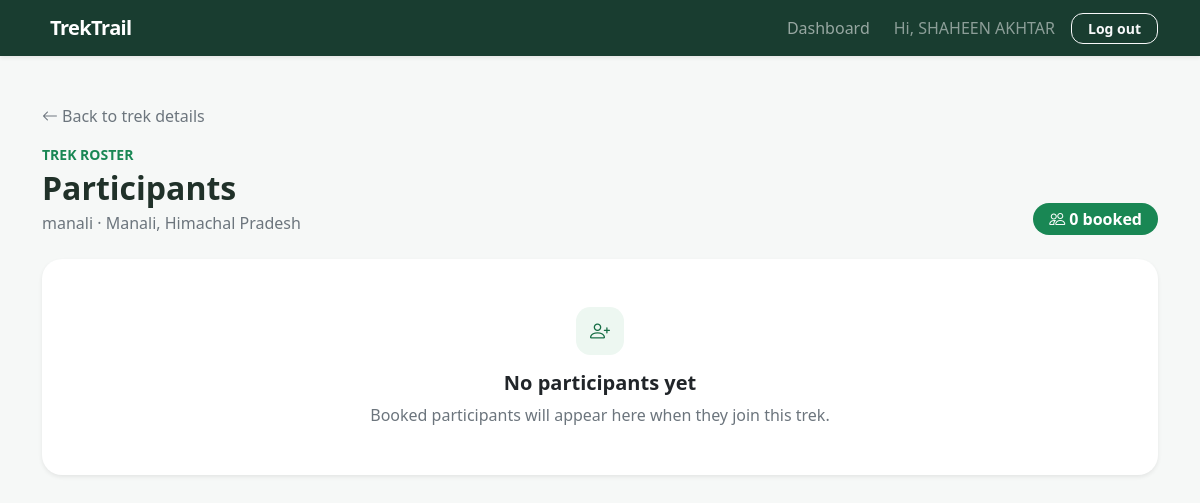
Screenshot of /staff/trek/1/participants (signed in) with the database file from the repository.
### models.py (models this page shows)
class User(db.Model, UserMixin):
    __tablename__ = "users"
    id = db.Column(db.Integer, primary_key=True)
    name = db.Column(db.String(100), nullable=False)
    email = db.Column(db.String(120), unique=True, nullable=False)
    password = db.Column(db.String(255), nullable=False)
    role = db.Column(
        db.String(20),
        nullable=False,
        default="user"
    )
    role = db.Column(
        db.String(20),
        nullable=False,
        default="user"
    )
    status = db.Column(
        db.String(20),
        nullable=False,
        default="approved"
    )
    is_admin = db.Column(
        db.Boolean,
        default=False
    )
    created_at = db.Column(
        db.DateTime,
        default=datetime.utcnow
    )

class Trek(db.Model):
    __tablename__ = "treks"
    id = db.Column(db.Integer, primary_key=True)
    trek_name = db.Column(
        db.String(150),
        nullable=False
    )
    location = db.Column(
        db.String(150),
        nullable=False
    )
    difficulty = db.Column(
        db.String(20),
        nullable=False
    )
    duration = db.Column(
        db.Integer,
        nullable=False
    )
    available_slots = db.Column(
        db.Integer,
        nullable=False
    )
    assigned_staff_id = db.Column(
        db.Integer,
        db.ForeignKey("users.id")
    )
    status = db.Column(
        db.String(20),
        default="pending"
    )
    start_date = db.Column(
        db.Date,
        nullable=False
    )
    end_date = db.Column(
        db.Date,
        nullable=False
    )
    description = db.Column(
        db.Text
    )
    created_at = db.Column(
        db.DateTime,
        default=datetime.utcnow
    )
    assigned_staff = db.relationship(
        "User",
        backref="assigned_treks"
    )

### controller/staff.py (the view)
@staff_bp.route('/trek/<int:trek_id>/participants')
@login_required
def trek_participants(trek_id):
    trek = Trek.query.get_or_404(trek_id)
    if trek.assigned_staff_id != current_user.id:
        flash('You do not have permission to view participants for this trek.', 'danger')
        return redirect(url_for('staff.dashboard'))
    participants = Booking.query.filter(
        Booking.trek_id == trek_id,
        Booking.status.ilike('booked')
    ).all()
    return render_template('staff/trek_participants.html', trek=trek, participants=participants)

### app.py (called while the page is built)
@login_manager.user_loader
def load_user(user_id):
    return User.query.get(int(user_id))

### templates/staff/trek_participants.html (shortened to what this page needs)
{% extends "layout.html" %}
{% block content %}
<div class="container py-4 py-lg-5">
    <a class="link-secondary text-decoration-none d-inline-block mb-3" href="{{ url_for('staff.trek_details', trek_id=trek.id) }}">
        <i class="bi bi-arrow-left me-1"></i>Back to trek details
    </a>
    <div class="d-flex flex-column flex-md-row justify-content-between align-items-md-end gap-3 mb-4">
        <div>
            <p class="text-success fw-semibold small mb-1">TREK ROSTER</p>
            <h1 class="h2 fw-bold mb-1">Participants</h1>
            <p class="text-secondary mb-0">{{ trek.trek_name }} · {{ trek.location }}</p>
        </div>
        <span class="badge rounded-pill text-bg-success fs-6 px-3 py-2">
            <i class="bi bi-people me-1"></i>{{ participants|length }} booked
        </span>
    </div>
    <div class="card dashboard-card shadow-sm overflow-hidden">
        {% if participants %}
        <div class="table-responsive">
            <table class="table table-hover align-middle mb-0">
                <thead class="table-light">
                    <tr><th class="ps-4">Participant</th><th>Booking date</th><th>Status</th><th class="text-end pe-4">Booking ID</th></tr>
                </thead>
                <tbody>
                    {% for booking in participants %}
                    <tr>
                        <td class="ps-4 py-3">
                            <div class="d-flex align-items-center gap-3">
                                <div class="icon-box rounded-circle flex-shrink-0">{{ booking.user.name[:1]|upper }}</div>
                                <div><strong>{{ booking.user.name }}</strong><small class="text-secondary d-block">{{ booking.user.email }}</small></div>
                            </div>
                        </td>
                        <td>{{ booking.booking_date.strftime('%d %b %Y, %I:%M %p') }}</td>
                        <td><span class="badge text-bg-success">{{ booking.status|title }}</span></td>
                        <td class="text-end pe-4 text-secondary">#{{ booking.id }}</td>
                    </tr>
                    {% endfor %}
                </tbody>
            </table>
        </div>
        {% else %}
        <div class="card-body text-center p-5">
            <div class="icon-box mx-auto mb-3"><i class="bi bi-person-plus"></i></div>
            <h2 class="h5 fw-bold">No participants yet</h2>
            <p class="text-secondary mb-0">Booked participants will appear here when they join this trek.</p>
        </div>
        {% endif %}
    </div>
</div>
{% endblock %}

### templates/layout.html (shortened to what this page needs)
<!doctype html>
<html lang="en">
<head>
    <link href="https://cdn.jsdelivr.net/npm/bootstrap@5.3.3/dist/css/bootstrap.min.css" rel="stylesheet">
    <link href="https://cdn.jsdelivr.net/npm/bootstrap-icons@1.11.3/font/bootstrap-icons.min.css" rel="stylesheet">
</head>
<body class="{% block body_class %}{% endblock %}">
    {% if current_user.is_authenticated %}
    <nav class="navbar navbar-expand-lg navbar-dark sticky-top shadow-sm">
        <div class="container">
            {% if current_user.role == 'staff' and current_user.status == 'approved' %}
            <a class="navbar-brand fw-bold" href="{{ url_for('staff.dashboard') }}">
                TrekTrail
            </a>
            {% elif current_user.role == 'admin' %}
            <a class="navbar-brand fw-bold" href="{{ url_for('admin.dashboard') }}">
                <i class="bi bi-mountains me-2"></i>TrekTrail
            </a>
            {% else %}
            <a class="navbar-brand fw-bold" href="{{ url_for('user.dashboard') }}">
                <i class="bi bi-mountains me-2"></i>TrekTrail
            </a>
            {% endif %}
            <div class="collapse navbar-collapse" id="mainNav">
                <ul class="navbar-nav ms-auto align-items-lg-center gap-lg-2">
                    {% if current_user.role == 'staff' and current_user.status == 'approved' %}
                    <li class="nav-item"><a class="nav-link" href="{{ url_for('staff.dashboard') }}">Dashboard</a></li>
                    {% elif current_user.role == 'admin' %}
                    <li class="nav-item"><a class="nav-link" href="{{ url_for('admin.dashboard') }}">Dashboard</a></li>
                    {% else %}
                    <li class="nav-item"><a class="nav-link" href="{{ url_for('user.dashboard') }}">Dashboard</a></li>
                    {% endif %}
                    <li class="nav-item"><span class="nav-link text-white-50">Hi, {{ current_user.name }}</span></li>
                    <li class="nav-item">
                        <form method="post" action="{{ url_for('auth.logout') }}">
                            <button class="btn btn-outline-light btn-sm px-3" type="submit">Log out</button>
                        </form>
                    </li>
                </ul>
            </div>
        </div>
    </nav>
    {% endif %}
    <main class="page-shell {% block main_class %}{% endblock %}">
        {% block content %}{% endblock %}
    </main>
</body>
</html>

### templates/layout.html (style rules this page uses)
:root { --trek-green: #146c43; --trek-dark: #12372a; --trek-light: #edf7f1; }
body { min-height: 100vh; background: #f6f8f7; color: #203129; }
.navbar-brand { letter-spacing: -.03em; }
.navbar { background: rgba(18, 55, 42, 0.97); }
.page-shell { min-height: calc(100vh - 66px); }
.btn { border-radius: .75rem; font-weight: 600; }
.dashboard-card { border: 0; border-radius: 1.25rem; }
.icon-box { width: 48px; height: 48px; display: grid; place-items: center; border-radius: .9rem; background: var(--trek-light); color: var(--trek-green); font-size: 1.25rem; }

### rows the page displays
User: name "SHAHEEN AKHTAR"
Trek: trek_name "manali", location "Manali, Himachal Pradesh"

### other values shown
{{ participants|length }} "0"
